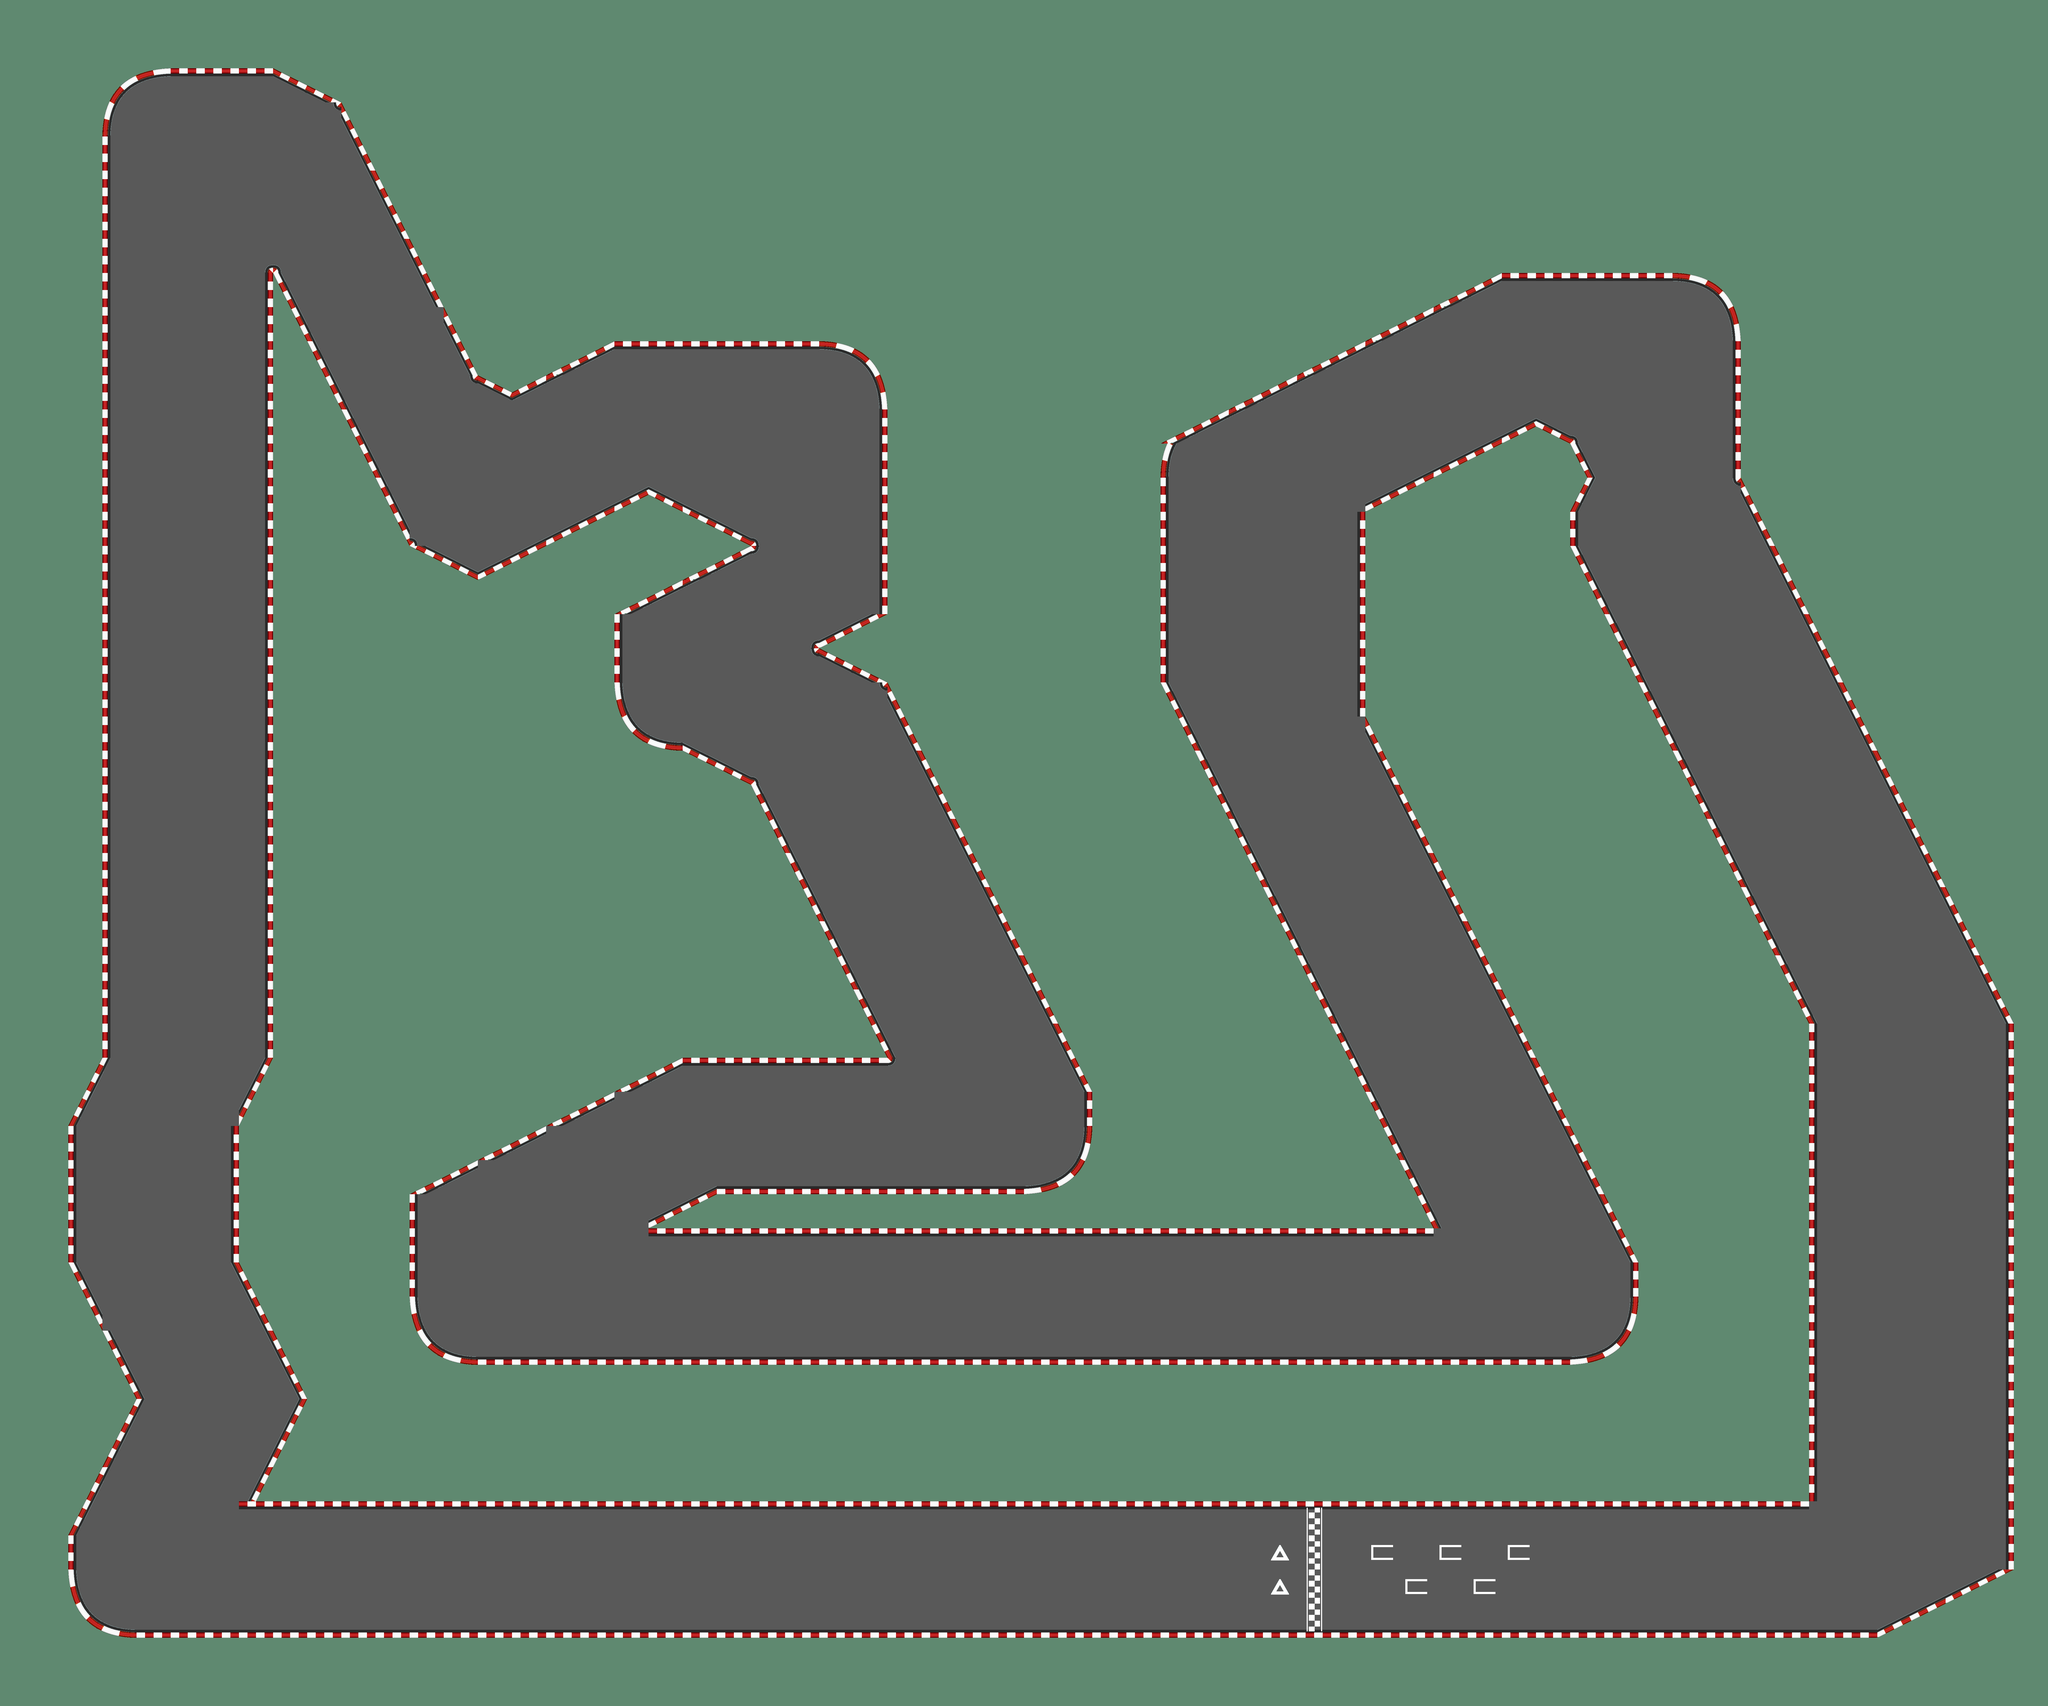

Tiled map render using the project's own tile images. Description and the map definition, with tile-layer contents summarised, below:
An orthogonal 60x50 tile map with 128x128 px tiles, 1 tile layer (Map), 2 tilesets and 53 objects (Spawn1, Spawn2, Spawn3, Spawn4, Spawn5, ...).

<map version="1.10" tiledversion="1.11.2" orientation="orthogonal" renderorder="right-down" width="60" height="50" tilewidth="128" tileheight="128" infinite="0" nextlayerid="13" nextobjectid="83">
 <editorsettings>
  <export target="RaceTrack.csv" format="csv" />
 </editorsettings>
 <tileset firstgid="1" name="spritesheet_tiles" tilewidth="128" tileheight="128" tilecount="324" columns="18">
  <image source="spritesheet_tiles.png" width="2304" height="2304" />
 </tileset>
 <tileset firstgid="325" source="car1.tsx" />
 <layer id="1" name="Map" width="60" height="50">
  <data>[3000 cells, 3000 non-empty, 50 distinct tile ids]</data>
 </layer>
 <objectgroup id="6" name="Cars">
  <object id="19" gid="325" x="5144" y="5890" width="128" height="128" />
  <object id="20" gid="325" x="5274" y="6016" width="128" height="128" />
  <object id="21" gid="325" x="5400" y="5888" width="128" height="128" />
  <object id="22" gid="325" x="5526" y="6018" width="128" height="128" />
  <object id="23" gid="325" x="5658" y="5892" width="128" height="128" />
 </objectgroup>
 <objectgroup color="#ffff00" id="9" name="SpawnPoints">
  <object id="28" name="Spawn1" x="5207.88" y="5825.75">
   <properties>
    <property name="grid_row" type="int" value="1" />
    <property name="position" value="pole" />
    <property name="rotation" type="float" value="-90" />
    <property name="spawn_id" type="int" value="0" />
   </properties>
   <point />
  </object>
  <object id="31" name="Spawn2" x="5337.73" y="5951.73">
   <properties>
    <property name="grid_row" type="int" value="2" />
    <property name="position" value="second" />
    <property name="rotation" type="float" value="-90" />
    <property name="spawn_id" type="int" value="1" />
   </properties>
   <point />
  </object>
  <object id="32" name="Spawn3" x="5463.94" y="5823.75">
   <properties>
    <property name="grid_row" type="int" value="1" />
    <property name="position" value="third" />
    <property name="rotation" type="float" value="-90" />
    <property name="spawn_id" type="int" value="2" />
   </properties>
   <point />
  </object>
  <object id="33" name="Spawn4" x="5589.87" y="5953.78">
   <properties>
    <property name="grid_row" type="int" value="2" />
    <property name="position" value="fourth" />
    <property name="rotation" type="float" value="-90" />
    <property name="spawn_id" type="int" value="3" />
   </properties>
   <point />
  </object>
  <object id="34" name="Spawn5" x="5722" y="5827.91">
   <properties>
    <property name="grid_row" type="int" value="1" />
    <property name="position" value="fifth" />
    <property name="rotation" type="float" value="-90" />
    <property name="spawn_id" type="int" value="4" />
   </properties>
   <point />
  </object>
 </objectgroup>
 <objectgroup color="#ff0000" id="10" name="FinishLine">
  <object id="38" name="FinishLine" x="4958.45" y="5652" width="471.73" height="59.27" rotation="90">
   <properties>
    <property name="checkpoint_id" type="int" value="-1" />
    <property name="direction" value="up" />
    <property name="invalid_direction" value="down" />
    <property name="lap_trigger" type="bool" value="true" />
    <property name="name" value="Meta" />
    <property name="total_laps" type="int" value="3" />
    <property name="type" value="finish_line" />
   </properties>
  </object>
 </objectgroup>
 <objectgroup color="#cc0000" id="4" name="Collisions" opacity="0.5">
  <object id="26" name="Exterior" x="7039.96" y="6124.13">
   <properties>
    <property name="collision_type" value="static" />
    <property name="type" value="wall_chain" />
   </properties>
   <polygon points="0,0 -6528.14,-0.312253 -6589.71,-6.13043 -6617.62,-12.4638 -6649.62,-25.4638 -6674.68,-39.9486 -6702.32,-61.9486 -6720.32,-83.585 -6739.05,-115.403 -6753.05,-154.494 -6760.32,-192.858 -6763.77,-223.04 -6764.32,-364.676 -6507.89,-876.068 -6763.96,-1388.13 -6763.71,-1900.63 -6635.46,-2155.63 -6635.71,-5612.13 -6633.05,-5654.68 -6629.59,-5674.31 -6622.32,-5705.86 -6607.87,-5740.22 -6595.87,-5760.31 -6574.23,-5785.68 -6552.5,-5803.68 -6531.32,-5817.22 -6517.32,-5823.58 -6503.5,-5829.49 -6472.68,-5838.86 -6448.32,-5843.86 -6421.96,-5847.04 -6400.05,-5847.95 -6016.14,-5848.13 -5772.96,-5727.63 -5268.96,-4716.88 -5268,-4716.09 -5268.02,-4709.13 -5265.77,-4704.44 -5263.64,-4701.26 -5259.08,-4697.88 -5255.64,-4696.38 -5248.08,-4696.07 -5119.89,-4631.44 -4736.08,-4824.07 -3968.05,-4824.22 -3925.14,-4821.31 -3906.96,-4818.4 -3886.77,-4813.58 -3865.96,-4807.49 -3846.96,-4799.4 -3819.96,-4784.31 -3803.14,-4770.58 -3794.59,-4762.49 -3781.5,-4747.22 -3768.5,-4728.77 -3761.23,-4715.04 -3756.68,-4706.22 -3749.23,-4687.22 -3744.32,-4671.58 -3739.59,-4654.77 -3736.77,-4638.77 -3734.05,-4618.4 -3732.77,-4602.31 -3732.05,-4588.31 -3732.05,-3820.13 -3753.96,-3820.49 -3967.46,-3712.63 -3979.46,-3710.13 -3984.96,-3705.38 -3988.02,-3695.63 -3987.96,-3685.44 -3984.58,-3678.26 -3979.14,-3674.07 -3973.64,-3672.07 -3967.96,-3672.19 -3725.96,-3549.88 -2964.41,-2027.77 -2963.87,-1895.26 -2969.21,-1839.13 -2979.21,-1802.13 -2988.71,-1778.13 -3003.71,-1751.38 -3024.96,-1726.13 -3051.71,-1705.38 -3079.71,-1689.13 -3116.96,-1675.38 -3145.71,-1669.63 -3183.21,-1665.13 -3200.21,-1664.38 -4352.21,-1664.13 -4608.02,-1536.32 -4607.89,-1496.32 -4607.9,-1496.13 -1664.08,-1485.94 -1663.83,-1515.94 -1644.02,-1516.07 -2667.96,-3564.35 -2668.05,-4336.49 -2666.05,-4366.58 -2662.32,-4393.86 -2655.23,-4421.49 -2640.41,-4459.58 -2638.87,-4463.68 -2595.68,-4485.49 -2525.96,-4520.4 -1407.87,-5079.86 -768.019,-5079.94 -728.684,-5077.22 -707.047,-5073.95 -675.775,-5066.68 -645.957,-5055.22 -618.684,-5039.22 -594.684,-5018.86 -583.047,-5005.4 -569.411,-4986.68 -557.229,-4963.04 -545.775,-4933.58 -537.593,-4902.13 -532.866,-4863.58 -531.894,-4325.57 -528.832,-4318.51 -525.332,-4315.07 -518.269,-4312.32 -512.019,-4312.19 -512.082,-4290.32 491.498,-2284.13 491.953,-236.312 470.225,-236.312 465.498,-233.312" />
  </object>
  </objectgroup>
 <objectgroup color="#00ff00" id="12" name="AI_Waypoints">
  <!-- 40 objects omitted --></objectgroup>
</map>
<!-- 41 of 53 objects omitted -->